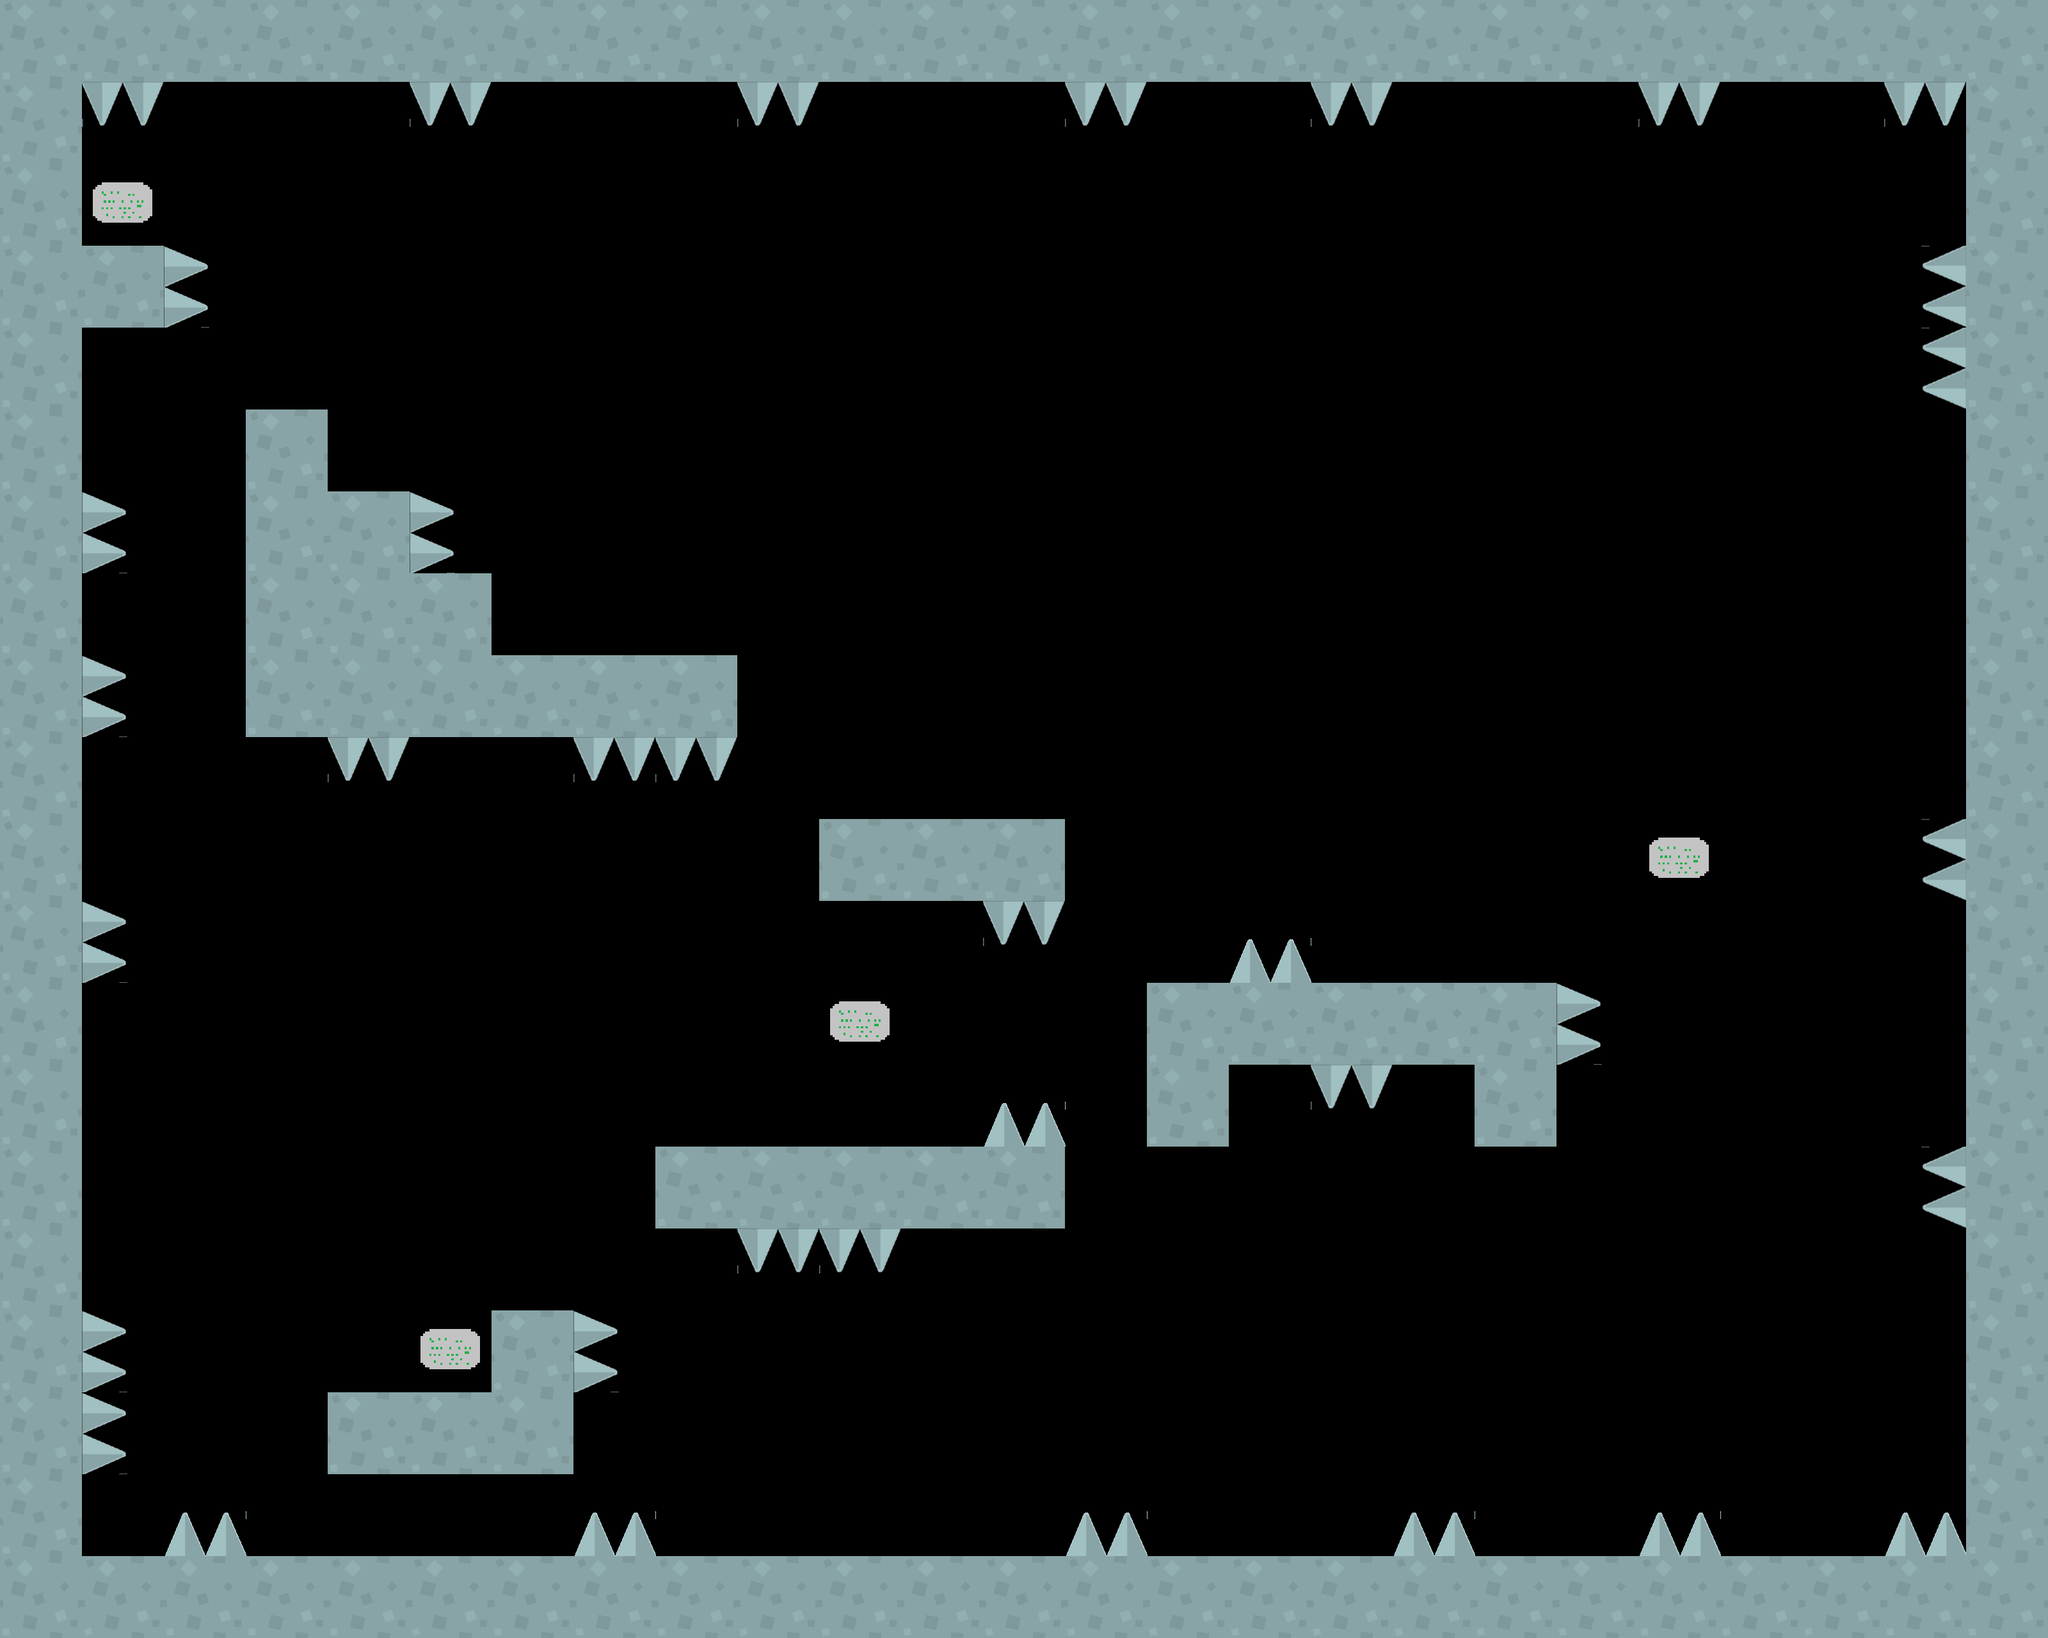

Tiled map render using the project's own tile images. Description and the map definition, with tile-layer contents summarised, below:
An orthogonal 25x20 tile map with 128x128 px tiles, 3 tile layers (Background, Platforms, Coins).

<map version="1.2" tiledversion="1.3.4" orientation="orthogonal" renderorder="right-down" width="25" height="20" tilewidth="128" tileheight="128" infinite="0" nextlayerid="4" nextobjectid="1">
 <tileset firstgid="1" name="my_tiles" tilewidth="129" tileheight="128" tilecount="6" columns="0">
  <grid orientation="orthogonal" width="1" height="1" />
  <tile id="0">
   <image width="128" height="128" source="../Images/cave_tile.png" />
  </tile>
  <tile id="2">
   <image width="128" height="128" source="../Images/computer.png" />
  </tile>
  <tile id="4">
   <image width="129" height="128" source="../Images/caveSpikes.png" />
  </tile>
  <tile id="5">
   <image width="129" height="128" source="../Images/caveSpikesLeft.png" />
  </tile>
  <tile id="6">
   <image width="129" height="128" source="../Images/caveSpikesRight.png" />
  </tile>
  <tile id="7">
   <image width="129" height="128" source="../Images/caveSpikesTop.png" />
  </tile>
 </tileset>
 <layer id="3" name="Background" width="25" height="20">
  <data>[500 cells, 35 non-empty, 4 distinct tile ids]</data>
 </layer>
 <layer id="1" name="Platforms" width="25" height="20">
  <data>[500 cells, 118 non-empty, 1 distinct tile ids]</data>
 </layer>
 <layer id="2" name="Coins" width="25" height="20">
  <data>[500 cells, 4 non-empty, 1 distinct tile ids]</data>
 </layer>
</map>
